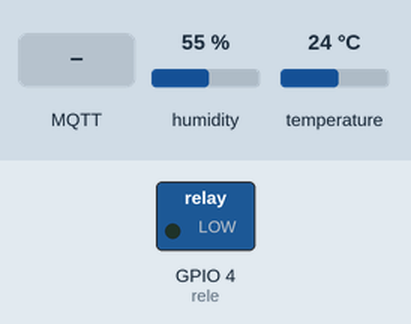
Recording of a sketch running on a simulated ESP8266 (NodeMCU). Shown: switched loads named in the sketch (green lamp = pin HIGH). Inputs (shaded band) come from the test bench; at power-on: humidity 55 %, temperature 24 °C. WiFi joins after 1.5 s; servers stay silent unless stated; no MQTT or app messages arrive unless stated; what the sketch prints to the serial monitor is not drawn.

Above: at 2.7 s.
2.8 s: MQTT message "off" arrives on the first subscribed topic
At 3.5 s:
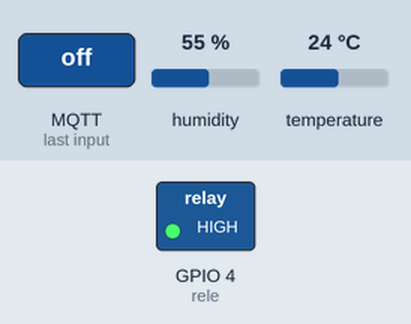
4.3 s: MQTT message "on" arrives on the first subscribed topic
At 4.7 s:
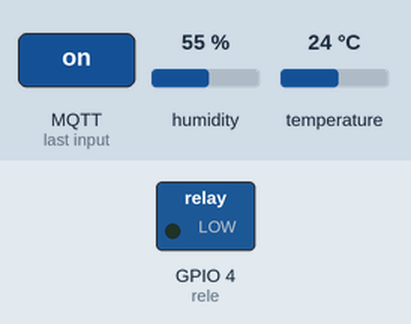
Timing chart, 0 to 7.3 s (numbered marks = the images above; inputs shaded):
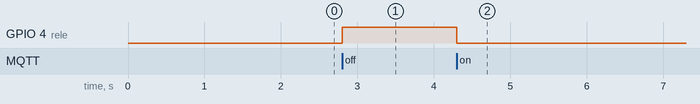

Measured:
- after the input at 2.8 s, GPIO 4 (rele): LOW → HIGH at once
- after the input at 4.3 s, GPIO 4 (rele): HIGH → LOW at once

The sketch:

NODERED-LOCAL-DHT-RELE.ino
```cpp
#include <ESP8266WiFi.h>
#include <PubSubClient.h>
#include "DHT.h"

// Define o tipo do sensor
#define DHTTYPE DHT11


// Conexão com o roteador local
const char* ssid = "Malone";
const char* password = "12345678";

// Endereço do Servidor MQTT no Raspberry Pi IP
const char* mqtt_server = "test.mosquitto.org";

// Inicia o espClient.
WiFiClient espCecil;
PubSubClient client(espCecil);

const int DHTPin = 5;
const int rele = 4;


// Inicializa o sensor DHT
DHT dht(DHTPin, DHTTYPE);

// Variáveis auxiliares de tempo
long now = millis();
long lastMeasure = 0;

// Conectando o ESP8266 ao roteador
void setup_wifi() {
  delay(10);
  Serial.println();
  Serial.print("Connecting to ");
  Serial.println(ssid);
  WiFi.begin(ssid, password);

  while (WiFi.status() != WL_CONNECTED) {
    delay(500);
    Serial.print(".");
  }

  Serial.println("");
  Serial.print("WiFi connected - ESP IP address: ");
  Serial.println(WiFi.localIP());
}

// Esta função é executada quando os dispositivos publicando mensagens para um tópico que o ESP8266 está subscrito
// Altere a lógica da função, caso necessário, para fazer algo quando receber uma mensagem dos tópicos subscritos
void callback(String topic, byte* message, unsigned int length) {
  Serial.print("Message arrived on topic: ");
  Serial.print(topic);
  Serial.print(". Message: ");
  String messageTemp;

  // Concatena a String messageTemp
  for (int i = 0; i < length; i++) {
    Serial.print((char)message[i]);
    messageTemp += (char)message[i];
  }
  Serial.println();

  // Aqui é possível adicionar alguma lógica para interagir com os GPIOs

  // Se a mensagem for recebida no tópico UHT1/PiraKids, verifique se o que recebeu é
  // "on" ou "off" e ligue ou deslique o motor
  if(topic=="Topico1/Cecil/Equipamento1"){
      Serial.print("Alterando o estado do rele para: ");
      if(messageTemp == "on"){
        digitalWrite(rele, LOW);
        Serial.print("On");
      }
      else if(messageTemp == "off"){
        digitalWrite(rele, HIGH);
        Serial.print("Off");
      }
  }
  Serial.println();
}

// This functions reconnects your ESP8266 to your MQTT broker
// Change the function below if you want to subscribe to more topics with your ESP8266

// Esta função reconecta o ESP8266 ao MQTT Broker
// Altere a função abaixo para subscrever o dispositivo a outros tópicos

void reconnect() {
  // Loop até conectar
  while (!client.connected()) {
    Serial.print("Tentando conectar ao MQTT Broker...");

    if (client.connect("ESP1_Local")) {
      Serial.println("connected");
    // Dê subscribe novamente no canal ou em outros canais, se quiser
      client.subscribe("Topico1/Cecil/Equipamento1");
    } else {
      Serial.print("failed, rc=");
      Serial.print(client.state());
      Serial.println(" try again in 5 seconds");
      // Aguarde 5 segundos para tentar novamente
      delay(5000);
    }
  }
}

void setup() {

  pinMode(rele, OUTPUT);
  dht.begin();
  Serial.begin(115200);
  setup_wifi();

  //Configura o MQTT Broker
  client.setServer(mqtt_server, 1883);
  // Configura qual função de callback será chamada
  client.setCallback(callback);

}

void loop() {

  if (!client.connected()) {
    reconnect();
  }
  if(!client.loop())
    client.connect("ESP1_Local");

  now = millis();
  // Plublica novos dados a cada 10 segundos - para o DHT11 deve ser acima de 2 segundos
  if (now - lastMeasure > 5000) {
    lastMeasure = now;

  float h = dht.readHumidity();
    float t = dht.readTemperature();
    float f = dht.readTemperature(true);

    if (isnan(h) || isnan(t) || isnan(f)) {
      Serial.println("Failed to read from DHT sensor!");
      return;
    }

    // Computar a temperatura em Celsius para enviar
    float hic = dht.computeHeatIndex(t, h, false);
    static char temperatureTemp[7];
    dtostrf(hic, 6, 2, temperatureTemp);


    static char humidityTemp[7];
    dtostrf(h, 6, 2, humidityTemp);

  // Publicando os valores de temperatura e humidade
    client.publish("Topico2/Cecil/Temp", temperatureTemp);
    client.publish("Topico2/Cecil/Umidade", humidityTemp);

    Serial.print("Humidity: ");
    Serial.print(h);
    Serial.print(" %\t Temperature: ");
    Serial.print(t);
    Serial.print(" *C ");
    Serial.print(f);
    Serial.print(" *F\t Heat index: ");
    Serial.print(hic);
    Serial.println(" *C ");
  }
}
```
